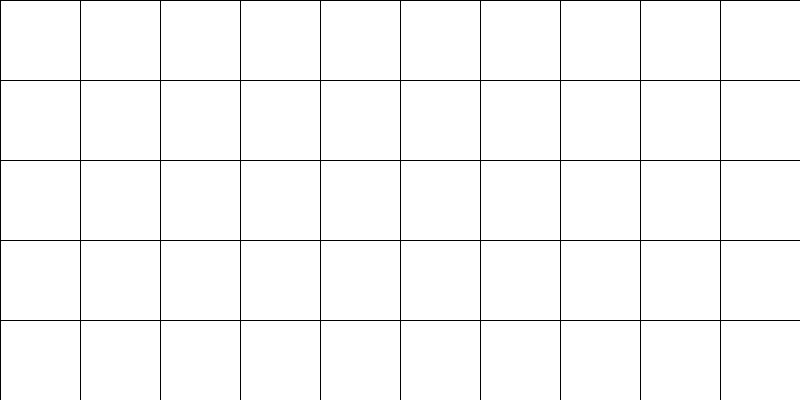
Frame 1 (no input)
Frame 60 (the mouse pressed at the canvas centre just before this capture): identical to frame 1, image omitted
Frame 120 (the mouse held since frame 60 and released just before this capture): identical to frame 1, image omitted

The Processing sketch that drew this single still picture (run headless with seeded random() and noise(); from frame 60 on, the mouse is pressed at the canvas centre):

// Processing sketch: forAnidado
// ── forAnidado.pde
//ESTO EMPIEZA A SER IMPORTANTE
//COMENTAR EN LAS PRIMERAS LINEAS:
/*
COM 5
 NOMBRE Y LEGAJO
 LINK AL VIDEO EXPLICANDO EL CODIGO
 */
int ancho;
int alto;
int posX = 0;
int posY = 0;
int cantidadX = 10;
int cantidadY = 5;
color relleno = 255;
void setup() {
  ancho = width/cantidadX;
  alto = height/cantidadY;

  size(800, 400);
}
void draw() {
  background(0);
  //iteraciones

  for (int i = 0; i  < cantidadX; i++) {

    for (int j = 0; j  < cantidadY; j++) {
      if(mouseX > i * ancho && mouseX < i * ancho + ancho
      && mouseY > j * alto && mouseY < j * alto + alto){
        fill(0);
      }else{
        fill(255);
      }
      rect(ancho * i, alto * j, ancho, alto );
    }
  }
}
void mousePressed() {

  //  cantidad++;
}
void mouseMoved(){
 for (int i = 0; i  < cantidadX; i++) {

    for (int j = 0; j  < cantidadY; j++) {
      if(mouseX > i * ancho && mouseX < i * ancho + ancho
      && mouseY > j * alto && mouseY < j * alto + alto){
          relleno  = 0;
      }else{
        relleno = 255;
      }
    }
  }
}
